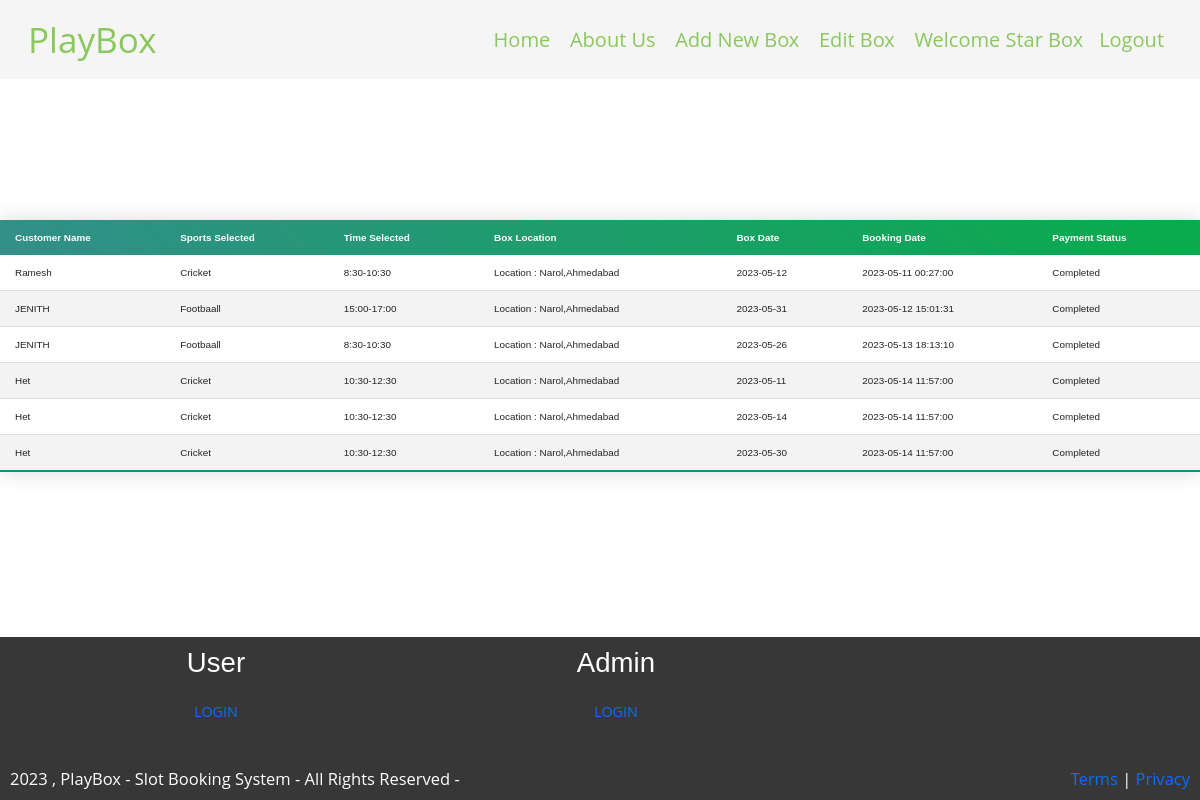
Screenshot of /owner_data.php (signed in) with the database file from the repository.
### tables this page shows
CREATE TABLE `bookingdetails` (
  `id` int(11) NOT NULL,
  `customer_name` varchar(500) NOT NULL,
  `box_name` varchar(250) NOT NULL,
  `box_sports_selected` varchar(250) NOT NULL,
  `box_time_selected` varchar(250) NOT NULL,
  `box_location` varchar(250) NOT NULL,
  `box_date` varchar(50) NOT NULL,
  `date_time` datetime NOT NULL,
  `Payment_Status` varchar(50) NOT NULL
);

### conn.php (called while the page is built, shortened)
<?php
class connec
{
    public $username="root";
    public $password="";
    public $usename="";
    public $db_name="project1";
    public $conn;
    function __construct()
    {
        $this->conn=new mysqli($this->usename,$this->username,$this->password,$this->db_name);
    }
    function select_ownerdata($tablename,$box_name)
    {
        $sql="Select * from $tablename where Payment_Status='Completed' AND box_name='$box_name'";
        $result=$this->conn->query($sql);
        return $result;
    }
}
?>

### owner_data.php (the view, shortened to what this page needs)
<?php
include 'conn.php';
$con=new connec();
include 'owner_navbar.php';
?>
<!DOCTYPE html>
<html lang="en">
<head>
</head>
<body>
<table class="styled-table">
    <thead>
        <tr>
            <th>Customer Name</th>
            <th>Sports Selected</th>
            <th>Time Selected</th>
            <th>Box Location</th>
            <th>Box Date</th>
            <th>Booking Date</th>
            <th>Payment Status</th>
        </tr>
    </thead>
    <tbody>
    <?php
    $box_name_owner=$_SESSION['owner_boxname'];
            $result=$con->select_ownerdata("bookingdetails",$box_name_owner);
                if($result->num_rows>0)
                {
                    while($row=$result->fetch_assoc())
                    {
                       ?>
                       <form method="POST" action="">
                        <tr>
                        <td><?php  echo $row["customer_name"];  $_SESSION["customer_name"]=$row["customer_name"];?></td>
                        <td><?php  echo $row["box_sports_selected"];$_SESSION["box_sports_selected_admin"]=$row["box_sports_selected"]; ?></td>
                        <td><?php  echo $row["box_time_selected"];$_SESSION["box_time_selected_admin"]=$row["box_time_selected"]; ?></td>
                        <td><?php  echo $row["box_location"];$_SESSION["box_location_admin"]=$row["box_location"]; ?></td>
                        <td><?php  echo $row["box_date"]; $_SESSION["box_date_admin"]=$row["box_date"];?></td>
                        <td><?php  echo $row["date_time"]; ?></td>
                        <td><?php  echo $row["Payment_Status"];$_SESSION["payment_status_admin"]=$row["Payment_Status"]; ?></td>
                         </tr>
                    </form>
                        <?php
                    }
                }
            ?>
    </tbody>
</table>
</body>
</html>
<?php
include 'owner_footer.php';
?>

### owner_navbar.php (shortened to what this page needs)
<!doctype html>
<html lang="en">
  <head>
    <link href="https://cdn.jsdelivr.net/npm/bootstrap@5.2.3/dist/css/bootstrap.min.css" rel="stylesheet">
    <link href="https://getbootstrap.com/docs/5.2/assets/css/docs.css" rel="stylesheet">
  </head>
  <body>
    <nav class="navbar navbar-expand-lg p-3" style=" background-color: whitesmoke;position: sticky;
    top: 0;
    z-index: 100;">
      <div class="container-fluid" style="width:100%">
        <div style="width:40%">
          <a class="navbar-brand" href="" style="font-size:35px;color: #8ac85e;">PlayBox</a>
        </div>
        <div class="collapse navbar-collapse" id="navbarNavDropdown" style="width:60%;">
          <ul class="navbar-nav" style="justify-content: space-between;
    width: 100%;">
            <li class="nav-item">
              <a class="nav-link active " aria-current="page" href="owner_home.php" style="font-size:20px; color: #8ac85e;"
              onmouseover="this.style.color='white'; this.style.borderRadius='5px';this.style.background='#8ac85e';this.style.transition='all .5s'" onmouseout="this.style.color='#8ac85e';this.style.background='whitesmoke';this.style.transition='all .5s'"
              >Home</a>
            </li>
            <li class="nav-item">
              <a class="nav-link " href="owner_aboutus.php"  style="font-size:20px; color: #8ac85e;"
              onmouseover="this.style.color='white'; this.style.borderRadius='5px'; this.style.background='#8ac85e';this.style.transition='all .5s'" onmouseout="this.style.color='#8ac85e';this.style.background='whitesmoke';this.style.transition='all .5s'";
              >About Us</a>
            </li>
            <li class="nav-item">
              <a class="nav-link " href="addnewbox.php"  style="font-size:20px; color: #8ac85e;"
              onmouseover="this.style.color='white';  this.style.borderRadius='5px'; this.style.background='#8ac85e';this.style.transition='all .5s'" onmouseout="this.style.color='#8ac85e';this.style.background='whitesmoke';this.style.transition='all .5s'"
              >Add New Box</a>
            </li>
            <li class="nav-item">
              <a class="nav-link " href="editbox.php"  style="font-size:20px; color: #8ac85e;"
              onmouseover="this.style.color='white';  this.style.borderRadius='5px'; this.style.background='#8ac85e';this.style.transition='all .5s'" onmouseout="this.style.color='#8ac85e';this.style.background='whitesmoke';this.style.transition='all .5s'"
              >Edit Box</a>
            </li>
            <ul class="navbar-nav">
            <?php echo  $_SESSION["ul"]; ?>
          </ul>
          </ul>
        </div>
      </div>
    </nav>
  </body>
</html>

### owner_footer.php (shortened to what this page needs)
<!doctype html>
<html lang="en">
  <head>
    <link href="https://cdn.jsdelivr.net/npm/bootstrap@5.2.3/dist/css/bootstrap.min.css" rel="stylesheet">
    <link href="https://getbootstrap.com/docs/5.2/assets/css/docs.css" rel="stylesheet">
  </head>
  <body>
<footer class="flex-rw" style="margin-top:25px;">
  <ul class="footer-list-top">
    <li>
      <h4 class="footer-list-header">User</h4></li>
      <li><a href='login.php' class="generic-anchor footer-list-anchor">LOGIN</a></li>
  </ul>
  <ul class="footer-list-top">
    <li id='help'>
      <h4 class="footer-list-header">Admin</h4></li>
      <li><a href='adminlogin.php' class="generic-anchor footer-list-anchor" itemprop="significantLink">LOGIN</a></li>
  </ul>
  <section class="footer-bottom-section flex-rw">
    <div class="footer-bottom-wrapper">
       2023 , <address class="footer-address" role="company address">PlayBox - Slot Booking System</address><span class="footer-bottom-rights"> - All Rights Reserved - </span>
    </div>
    <div class="footer-bottom-wrapper">
      <a href="/terms-of-use.html" class="generic-anchor" rel="nofollow">Terms</a> | <a href="/privacy-policy.html" class="generic-anchor" rel="nofollow">Privacy</a>
    </div>
  </section>
</footer>
</body>
</html>

### owner_navbar.php (style rules this page uses)
.navbar { background-color: #fff; }
.navbar-brand { font-size: unset; height: 3.5rem; }

### owner_data.php (style rules this page uses)
.styled-table { border-collapse: collapse; margin: 25px 0; font-size: 0.9em; font-family: sans-serif; min-width: 400px; box-shadow: 0 0 20px rgba(0, 0, 0, 0.15); }
.styled-table thead tr { background-color: #328f8a; background-image: linear-gradient(45deg,#328f8a,#08ac4b); color: #ffffff; text-align: left; }
.styled-table th, .styled-table td { padding: 12px 15px; }
.styled-table tbody tr { border-bottom: 1px solid #dddddd; }
.styled-table tbody tr:nth-of-type(even) { background-color: #f3f3f3; }
.styled-table tbody tr:last-of-type { border-bottom: 2px solid #009879; }

### owner_footer.php (style rules this page uses)
* { box-sizing: border-box }
html, body { height: 100% }
body { font: 11px "Open Sans", sans-serif; -webkit-font-smoothing: antialiased; -moz-osx-font-smoothing: grayscale; margin: auto; display: flex; flex-flow: column nowrap; justify-content: space-between; }
ul { list-style: none }
a { text-decoration: none }
.flex-rw { display: flex; flex-flow: row wrap; }
footer { background: rgb(55,55,55); margin-top: auto; width: 100% }
.footer-list-top { width: 33.333% }
.footer-list-top > li { text-align: center; padding-bottom: 10px }
.footer-list-header { padding: 10px 0 5px 0; color: #fff; font: 2.3vw "Oswald", sans-serif }
.footer-list-anchor { font: 1.3em "Open Sans", sans-serif }
.footer-bottom-section { width: 100%; padding: 10px; border-top: 1px solid $primary-line-color; margin-top: 10px }
.footer-bottom-section > div:first-child { margin-right: auto }
.footer-bottom-wrapper { font-size: 1.5em; color: #fff }
.footer-address { display: inline; font-style: normal }

### rows the page displays
bookingdetails: customer_name "Ramesh", box_sports_selected "Cricket", box_time_selected "8:30-10:30", box_location "Location : Narol,Ahmedabad", box_date "2023-05-12", date_time "2023-05-11 00:27:00", Payment_Status "Completed"
bookingdetails: customer_name "JENITH", box_sports_selected "Footbaall", box_time_selected "15:00-17:00", box_location "Location : Narol,Ahmedabad", box_date "2023-05-31", date_time "2023-05-12 15:01:31", Payment_Status "Completed"
bookingdetails: customer_name "JENITH", box_sports_selected "Footbaall", box_time_selected "8:30-10:30", box_location "Location : Narol,Ahmedabad", box_date "2023-05-26", date_time "2023-05-13 18:13:10", Payment_Status "Completed"
bookingdetails: customer_name "Het", box_sports_selected "Cricket", box_time_selected "10:30-12:30", box_location "Location : Narol,Ahmedabad", box_date "2023-05-11", date_time "2023-05-14 11:57:00", Payment_Status "Completed"
bookingdetails: customer_name "Het", box_sports_selected "Cricket", box_time_selected "10:30-12:30", box_location "Location : Narol,Ahmedabad", box_date "2023-05-14", date_time "2023-05-14 11:57:00", Payment_Status "Completed"
bookingdetails: customer_name "Het", box_sports_selected "Cricket", box_time_selected "10:30-12:30", box_location "Location : Narol,Ahmedabad", box_date "2023-05-30", date_time "2023-05-14 11:57:00", Payment_Status "Completed"

### other values shown
$_SESSION["ul"] "Welcome Star Box Logout"
